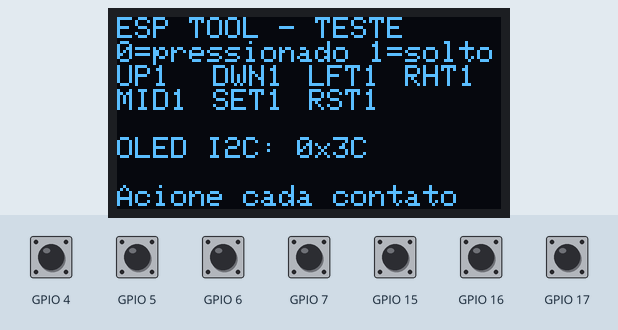
Recording of a program running on a simulated ESP32-S3. Parts: 128×64 one-colour display. The test bench sets the inputs (shaded band); at power-on: GPIO 4–7, GPIO 15–17 HIGH. What the program prints to the serial monitor is not drawn.

Above: at 1.2 s.
1.3 s: GPIO 4 pulled LOW for 0.15 s
At 1.43 s:
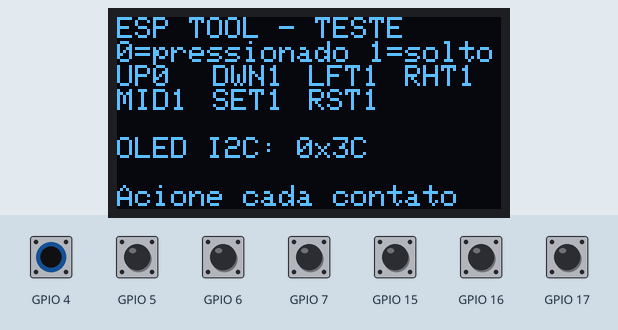
3.0 s: GPIO 5 pulled LOW for 0.15 s
At 3.13 s:
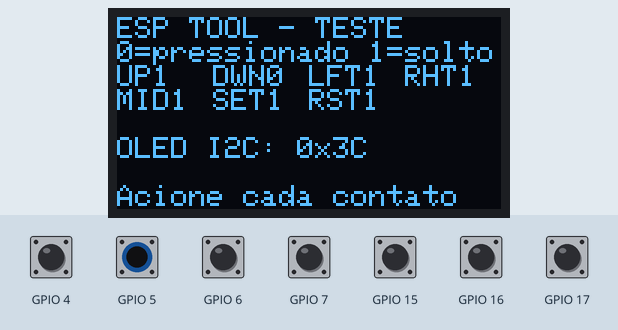
4.7 s: GPIO 6 pulled LOW for 0.15 s
At 4.83 s:
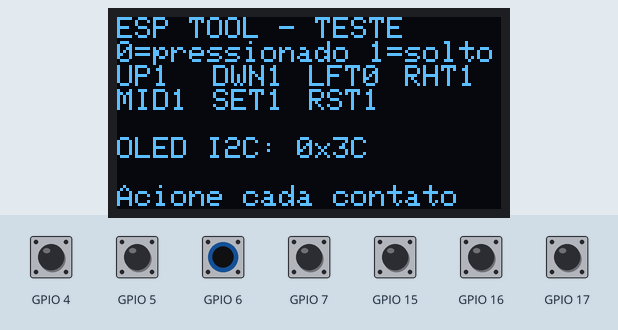
6.4 s: GPIO 7 pulled LOW for 0.15 s
At 6.53 s:
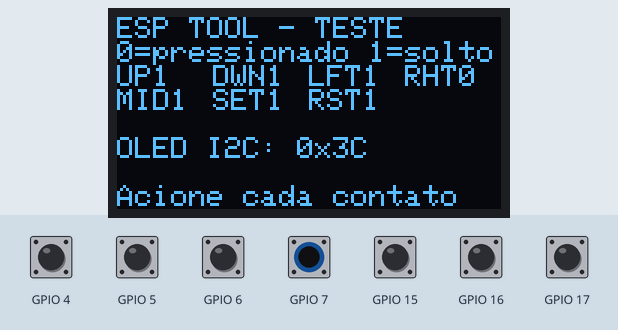
8.1 s: GPIO 15 pulled LOW for 0.15 s
At 8.23 s:
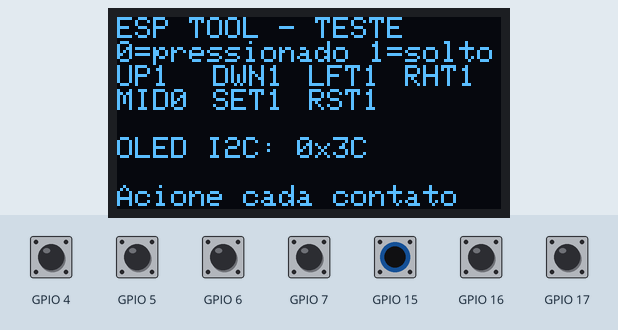
9.8 s: GPIO 16 pulled LOW for 0.15 s
At 9.93 s:
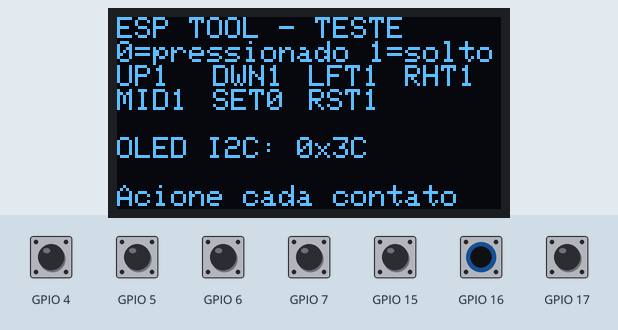
Timing chart, 0 to 12.5 s (numbered marks = the images above; inputs shaded):
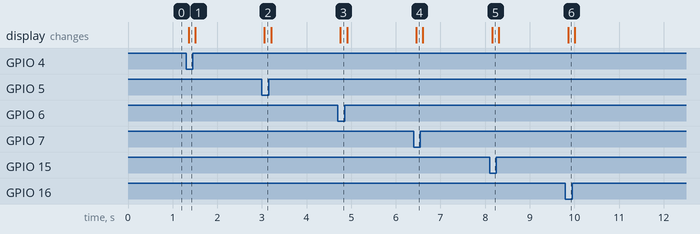

Measured:
- after the input at 1.3 s, the display: changes after 0.06 s (image 1)
- after the input at 3.0 s, the display: changes after 0.06 s (image 2)
- after the input at 4.7 s, the display: changes after 0.06 s (image 3)
- after the input at 6.4 s, the display: changes after 0.06 s (image 4)
- after the input at 8.1 s, the display: changes after 0.06 s (image 5)
- after the input at 9.8 s, the display: changes after 0.06 s (image 6)

The program:

main.cpp
```cpp
#include <Arduino.h>
#include <Wire.h>
#include <Adafruit_GFX.h>
#include <Adafruit_SSD1306.h>

#ifndef OLED_HEIGHT
#define OLED_HEIGHT 64
#endif
static_assert(OLED_HEIGHT == 32 || OLED_HEIGHT == 64, "Use OLED_HEIGHT 32 or 64");

constexpr uint32_t debounceMs = 25;
struct Button {
  const char *name;
  uint8_t pin;
  bool raw = false;
  bool pressed = false;
  uint32_t changedAt = 0;
  Button(const char *label, uint8_t gpio) : name(label), pin(gpio) {}
};
Button buttons[] = {
    {"UP", 4}, {"DWN", 5}, {"LFT", 6}, {"RHT", 7},
    {"MID", 15}, {"SET", 16}, {"RST", 17},
};
Adafruit_SSD1306 display(128, OLED_HEIGHT, &Wire, -1);
bool displayReady = false;
uint8_t displayAddress = 0;
uint32_t lastStatus = 0;

void printStatus() {
  Serial.print("ESTADO: ");
  for (const auto &button : buttons) {
    Serial.printf("%s=%d ", button.name, button.pressed ? 0 : 1);
  }
  Serial.printf("| OLED=%s", displayReady ? "inicializado" : "indisponivel");
  if (displayAddress) Serial.printf(" (0x%02X)", displayAddress);
  Serial.println(" | 0=pressionado, 1=solto");
}

void drawStatus() {
  if (!displayReady) return;
  display.clearDisplay();
  display.setTextSize(1);
  display.setTextColor(SSD1306_WHITE);
  display.setCursor(0, 0);
  display.print("ESP TOOL - TESTE");
  display.setCursor(0, 8);
  display.print("0=pressionado 1=solto");
  for (size_t i = 0; i < 7; ++i) {
    display.setCursor((i % 4) * 32, 16 + (i / 4) * 8);
    display.printf("%s%d", buttons[i].name, buttons[i].pressed ? 0 : 1);
  }
  if (OLED_HEIGHT == 64) {
    display.setCursor(0, 40);
    display.printf("OLED I2C: 0x%02X", displayAddress);
    display.setCursor(0, 56);
    display.print("Acione cada contato");
  }
  display.display();
}

void setup() {
  Serial.begin(115200);
  // Bounded wait: the display and buttons also work without a serial monitor.
  const uint32_t start = millis();
  while (!Serial && millis() - start < 1500) delay(10);
  Serial.println("\nESP TOOL - diagnostico do joystick e OLED");
  for (auto &button : buttons) {
    pinMode(button.pin, INPUT_PULLUP);
    button.raw = button.pressed = digitalRead(button.pin) == LOW;
    button.changedAt = millis();
    Serial.printf("%s -> GPIO %u\n", button.name, button.pin);
  }

  Wire.begin(8, 9);
  Wire.setClock(100000);
  Wire.setTimeOut(20);
  Serial.println("Varredura I2C: SDA=8, SCL=9");
  for (uint8_t address = 1; address < 127; ++address) {
    Wire.beginTransmission(address);
    if (Wire.endTransmission() == 0) {
      Serial.printf("I2C encontrado: 0x%02X\n", address);
      if (address == 0x3C || (address == 0x3D && displayAddress == 0)) {
        displayAddress = address;
      }
    }
  }
  // An I2C acknowledgement does not identify the controller: SSD1306 is assumed.
  if (displayAddress) {
    displayReady = display.begin(SSD1306_SWITCHCAPVCC, displayAddress, false, false);
  }
  if (!displayReady) {
    Serial.println("OLED indisponivel. Confira VCC/GND, SDA/SCL e modelo.");
    Serial.println("O teste dos botoes continua pela serial.");
  }
  printStatus();
  drawStatus();
  lastStatus = millis();
}

void loop() {
  const uint32_t now = millis();
  bool changed = false;
  for (auto &button : buttons) {
    const bool raw = digitalRead(button.pin) == LOW;
    if (raw != button.raw) {
      button.raw = raw;
      button.changedAt = now;
    }
    if (button.pressed != button.raw && now - button.changedAt >= debounceMs) {
      button.pressed = button.raw;
      Serial.printf("%s GPIO %u: %s\n", button.name, button.pin,
                    button.pressed ? "PRESSIONADO (0)" : "SOLTO (1)");
      changed = true;
    }
  }
  // Periodic status is visible even if the monitor missed the startup messages.
  if (changed || now - lastStatus >= 2000) {
    printStatus();
    drawStatus();
    lastStatus = now;
  }
  delay(1);
}
```
